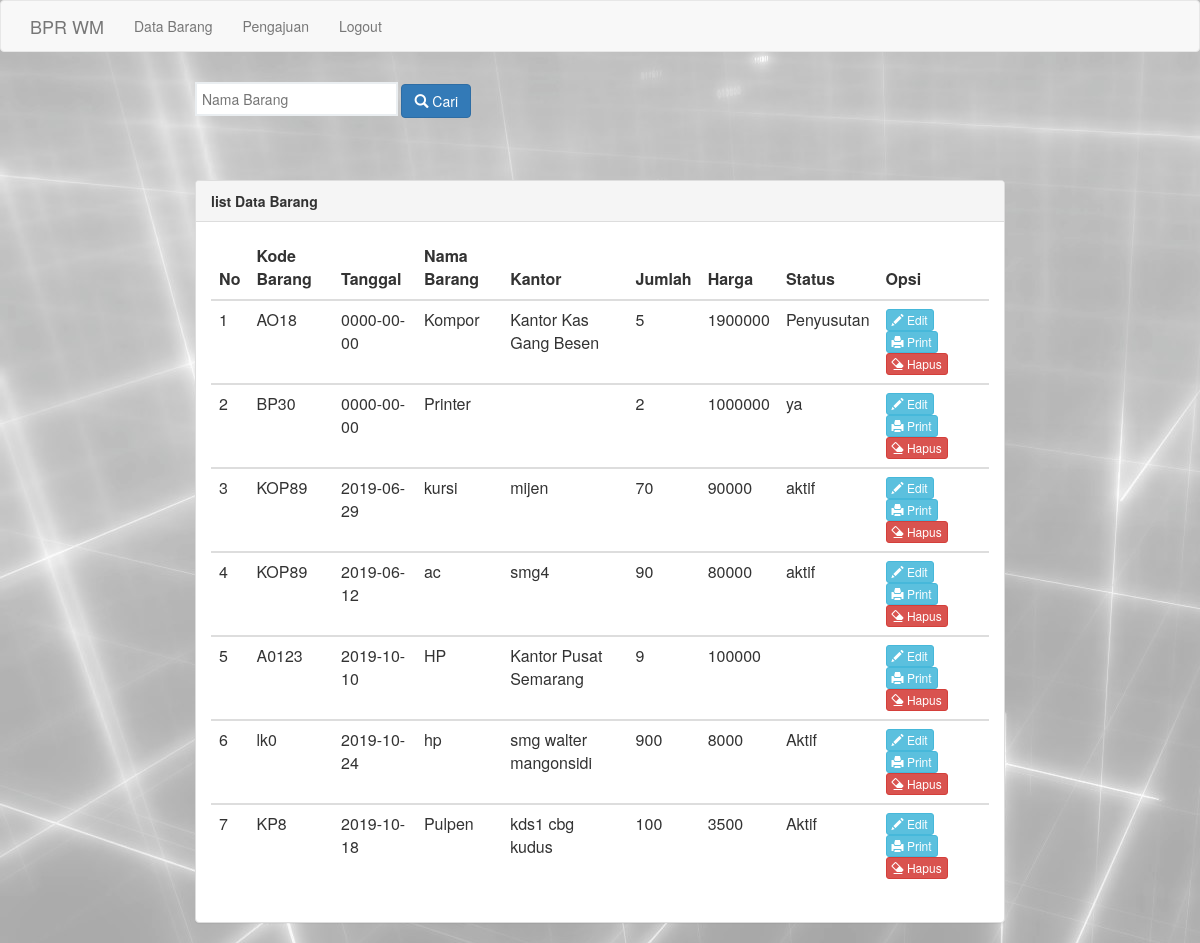
Before: /admin/proses_search.php with the older database file.
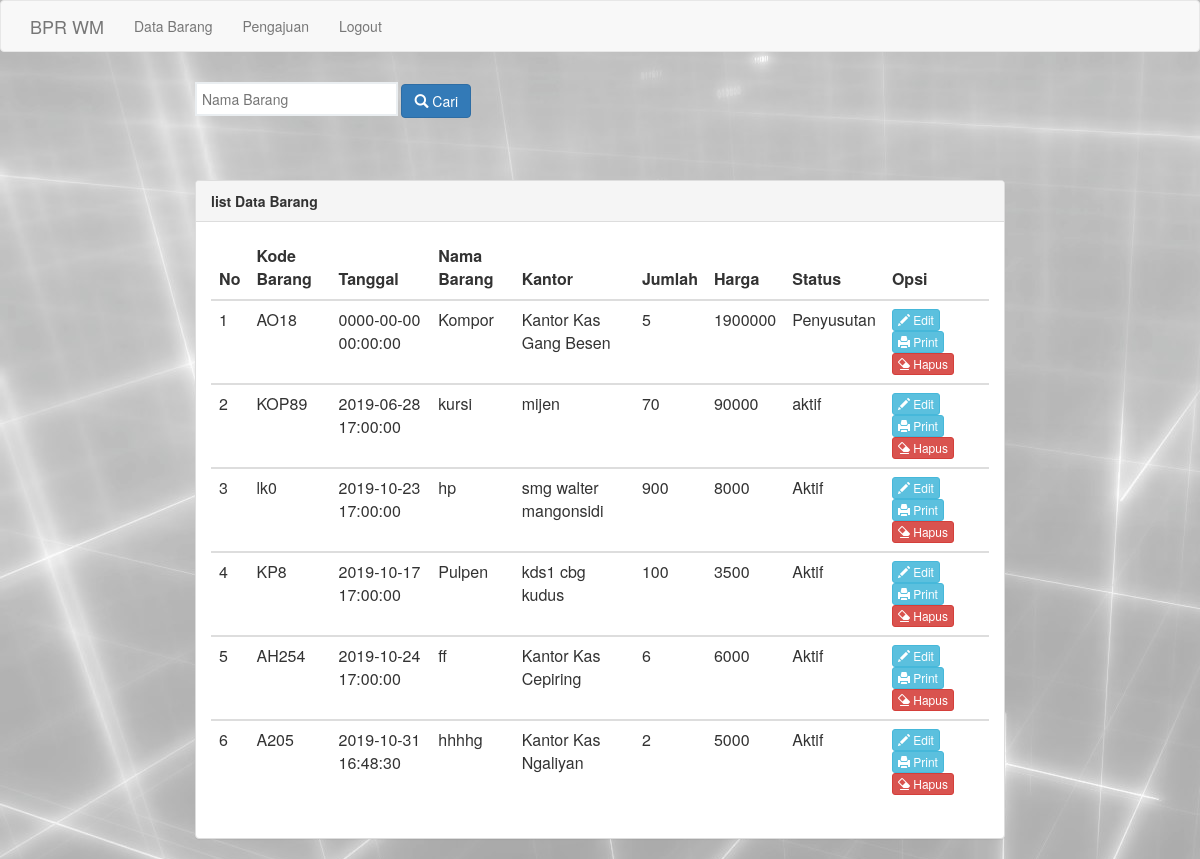
After: the same page with the newer database file.
### tables this page shows
CREATE TABLE `barang` (
  `id_brg` int(5) NOT NULL,
  `kode_brg` varchar(5) NOT NULL,
  `tgl_msk` timestamp NOT NULL DEFAULT CURRENT_TIMESTAMP,
  `nm_brg` varchar(50) NOT NULL,
  `nm_kantor` varchar(100) NOT NULL,
  `jml_brg` int(100) NOT NULL,
  `sat_brg` varchar(100) NOT NULL,
  `tot_hrg` int(100) NOT NULL,
  `hrg_brg` int(10) NOT NULL,
  `status_brg` varchar(10) NOT NULL
);

### admin/proses_search.php (the view, shortened to what this page needs)
<html>
<head>
  <link rel="stylesheet" type="text/css" href="assets/css/bootstrap.css">
</head>
<body>
  <nav class="navbar navbar-default">
          <div class="container">
            <div class="navbar-header">
              <a class="navbar-brand" href="www.bprwm.co.id">BPR WM</a>
            </div>
            <div class="collapse navbar-collapse" id="bs-example-navbar-collapse-1">
              <ul class="nav navbar-nav">
                <li><a href="index_data.php">Data Barang <span class="sr-only">(current)</span></a></li>
                <li><a href="index_pengajuan.php">Pengajuan</a></li>
                <li><a href="logout.php">Logout</a></li>
              </ul>
            </div>
          </div>
        </nav>
  <div class="row">
    <div class="container-fuild">
      <div class="row">
        <div class="col-md-8 col-md-offset-2">
          <form action="proses_search.php" method="get">
          <input type="search" name="cari" placeholder="Nama Barang" >
          <button action="proses_search.php" type="submit" class="btn btn-primary"><i class="glyphicon glyphicon-search" value="Cari"  ></i> Cari</button>
        </form>
<?php
include 'koneksi.php';
?>
          <br>
          <br>
          <div class="panel panel-default">
            <div class="panel-heading">
              <span class="title"><b>list Data Barang</b></span>
            </div>
            <div class="panel-body">
              <table class="table table-stripped" width="100%">
                <thead>
                  <tr>
                    <th>No</th>
                    <th>Kode Barang</th>
                    <th>Tanggal</th>
                    <th>Nama Barang</th>
                    <th>Kantor</th>
                    <th>Jumlah</th>
                    <th>Harga</th>
                    <th>Status</th>
                    <th>Opsi</th>
                  </tr>
                </thead>
<?php
  if(isset($_GET['cari'])){
    $cari = $_GET['cari'];
    $lihat = mysqli_query($connect,"SELECT * FROM barang WHERE nm_brg like '%".$cari."%'");
  }else{
    $lihat = mysqli_query($connect,"SELECT * FROM barang");
  }
  $no = 1;
  while($data = mysqli_fetch_array($lihat)){
?>
                <tbody>
                  <tr>
                    <td><?php echo $no;?></td>
                    <td><?php echo $data['kode_brg']?></td>
                    <td><?php echo $data['tgl_msk']?></td>
                    <td><?php echo $data['nm_brg']?></td>
                    <td><?php echo $data['nm_kantor']?></td>
                    <td><?php echo $data['jml_brg']?></td>
                    <td><?php echo $data['hrg_brg']?></td>
                    <td><?php echo $data['status_brg']?></td>
                    <td>
                      <a href="edit.php?id_brg=<?php echo $data['id_brg']?>" class="btn btn-info btn-xs"><i class="glyphicon glyphicon-pencil"></i> Edit</a>
                      <a href="cetak.php?id_brg=<?php echo $data['id_brg']?>" class="btn btn-info btn-xs"><i class="glyphicon glyphicon-print"></i> Print</a>
                      <a href="proses_hapus.php?id_brg=<?php echo $data['id_brg']?>" class="btn btn-danger btn-xs"><i class="glyphicon glyphicon-erase"></i> Hapus</a>
                    </td>
                  </tr>
                </tbody>
                <?php $no++;}?>
              </table>
            </div>
          </div>
        </div>
      </div>
    </div>
  </div>
</body>
</html>

Changed rows visible on the page:
removed barang: kode_brg "BP30", tgl_msk "0000-00-00", nm_brg "Printer", jml_brg "2", hrg_brg "1000000", status_brg "ya"
removed barang: kode_brg "KOP89", tgl_msk "2019-06-12", nm_brg "ac", nm_kantor "smg4", jml_brg "90", hrg_brg "80000", status_brg "aktif"
removed barang: kode_brg "A0123", tgl_msk "2019-10-10", nm_brg "HP", nm_kantor "Kantor Pusat Semarang", jml_brg "9", hrg_brg "100000"
changed barang "AO18": tgl_msk "0000-00-00" → "0000-00-00 00:00:00"
changed barang "KOP89": tgl_msk "2019-06-29" → "2019-06-28 17:00:00"
changed barang "lk0": tgl_msk "2019-10-24" → "2019-10-23 17:00:00"
changed barang "KP8": tgl_msk "2019-10-18" → "2019-10-17 17:00:00"
added barang: kode_brg "AH254", tgl_msk "2019-10-24 17:00:00", nm_brg "ff", nm_kantor "Kantor Kas Cepiring", jml_brg "6", hrg_brg "6000", status_brg "Aktif"
added barang: kode_brg "A205", tgl_msk "2019-10-31 16:48:30", nm_brg "hhhhg", nm_kantor "Kantor Kas Ngaliyan", jml_brg "2", hrg_brg "5000", status_brg "Aktif"
